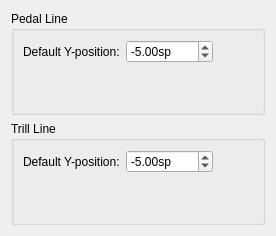
     <widget class="QWidget" name="page">
      <layout class="QVBoxLayout" name="verticalLayout_34">
       <item>
        <widget class="QGroupBox" name="groupBox_21">
         <property name="title">
          <string>Pedal Line</string>
         </property>
         <layout class="QGridLayout" name="gridLayout_13">
          <item row="0" column="0">
           <widget class="QLabel" name="label_96">
            <property name="text">
             <string>Default Y-position:</string>
            </property>
           </widget>
          </item>
          <item row="0" column="1">
           <widget class="QDoubleSpinBox" name="pedalY">
            <property name="suffix">
             <string extracomment="spatium unit">sp</string>
            </property>
            <property name="minimum">
             <double>-1000.000000000000000</double>
            </property>
            <property name="maximum">
             <double>1000.000000000000000</double>
            </property>
            <property name="value">
             <double>-5.000000000000000</double>
            </property>
           </widget>
          </item>
          <item row="1" column="0">
           <spacer name="verticalSpacer_10">
            <property name="orientation">
             <enum>Qt::Vertical</enum>
            </property>
            <property name="sizeHint" stdset="0">
             <size>
              <width>20</width>
              <height>40</height>
             </size>
            </property>
           </spacer>
          </item>
          <item row="0" column="2">
           <spacer name="horizontalSpacer_8">
            <property name="orientation">
             <enum>Qt::Horizontal</enum>
            </property>
            <property name="sizeHint" stdset="0">
             <size>
              <width>40</width>
              <height>20</height>
             </size>
            </property>
           </spacer>
          </item>
         </layout>
        </widget>
       </item>
       <item>
        <widget class="QGroupBox" name="groupBox_22">
         <property name="title">
          <string>Trill Line</string>
         </property>
         <layout class="QGridLayout" name="gridLayout_14">
          <item row="1" column="0">
           <spacer name="verticalSpacer_18">
            <property name="orientation">
             <enum>Qt::Vertical</enum>
            </property>
            <property name="sizeHint" stdset="0">
             <size>
              <width>20</width>
              <height>40</height>
             </size>
            </property>
           </spacer>
          </item>
          <item row="0" column="0">
           <widget class="QLabel" name="label_97">
            <property name="text">
             <string>Default Y-position:</string>
            </property>
           </widget>
          </item>
          <item row="0" column="1">
           <widget class="QDoubleSpinBox" name="trillY">
            <property name="suffix">
             <string extracomment="spatium unit">sp</string>
            </property>
            <property name="minimum">
             <double>-1000.000000000000000</double>
            </property>
            <property name="maximum">
             <double>1000.000000000000000</double>
            </property>
            <property name="value">
             <double>-5.000000000000000</double>
            </property>
           </widget>
          </item>
          <item row="0" column="2">
           <spacer name="horizontalSpacer_10">
            <property name="orientation">
             <enum>Qt::Horizontal</enum>
            </property>
            <property name="sizeHint" stdset="0">
             <size>
              <width>40</width>
              <height>20</height>
             </size>
            </property>
           </spacer>
          </item>
         </layout>
        </widget>
       </item>
      </layout>
     </widget>
